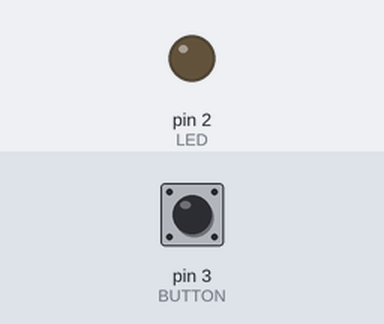
Bench run of a sketch on a simulated Arduino Uno, built with avr-gcc and run on an emulated ATmega328P. Parts: output pins drawn as LEDs (lit = HIGH). The inputs (shaded band) are chosen by the test bench; at power-on: pin 3 (BUTTON) HIGH. No radio packets arrive unless stated; what the sketch prints to the serial monitor is not drawn.

Above: at 1.2 s.
1.3 s: pin 3 (BUTTON) pulled LOW for 0.15 s
At 2.2 s:
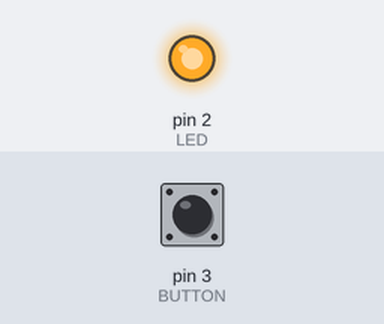
2.9 s: pin 3 (BUTTON) pulled LOW for 1 s
At 3.3 s:
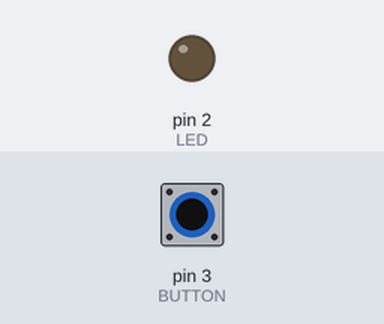
Timing chart, 0 to 5.9 s (numbered marks = the images above; inputs shaded):
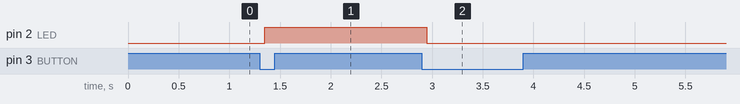

The sketch:

Transmitter_Code.ino
```cpp
//Transmitter Code

#include <SPI.h>
#include <nRF24L01.h>
#include <RF24.h>

RF24 radio(7, 8); // CE, CSN
const byte address[6] = "00001";

const int LED = 2;
const int BUTTON = 3;

bool TX_FLAG = false;

int count = 0;

bool buttonState = HIGH;       // debounced state
bool lastReading = HIGH;       // last raw reading
unsigned long lastDebounceTime = 0;
const unsigned long debounceDelay = 50;

unsigned long lastSendTime = 0;
const unsigned long sendInterval = 25;

void setup() {
  Serial.begin(9600);
  pinMode(LED, OUTPUT);
  pinMode(BUTTON, INPUT); // External pull-up assumed

  while (!radio.begin()) {
    Serial.println("NRF24L01 Not Connected");
    delay(1000);
  }

  Serial.println("Connected to NRF24L01");
  radio.openWritingPipe(address);
  radio.setPALevel(RF24_PA_MIN);
  radio.stopListening();
}

void loop() {
  bool reading = digitalRead(BUTTON);

  // Check for state change
  if (reading != lastReading) {
    lastDebounceTime = millis();
  }

  // If stable for debounceDelay time, accept the new state
  if ((millis() - lastDebounceTime) > debounceDelay) {
    if (reading != buttonState) {
      buttonState = reading;

      // On falling edge (press)
      if (buttonState == LOW) {
        TX_FLAG = !TX_FLAG;
        Serial.println(TX_FLAG ? "📡 Communication Started" : "🛑 Communication Stopped");
      }
    }
  }

  lastReading = reading;

   if (TX_FLAG) {
    digitalWrite(LED, HIGH);
    if (millis() - lastSendTime > sendInterval) {
      lastSendTime = millis();
      String text = String(count);
      radio.write(text.c_str(), text.length() + 1);
      Serial.println("Sent: " + text);
      count++;
    }
  } else {
    digitalWrite(LED, LOW);
    static unsigned long lastMsgTime = 0;
    if (millis() - lastMsgTime > 400) {
      Serial.println("Press Button to start communication");
      lastMsgTime = millis();
    }
  }
}
```

Measured:
- after the input at 1.3 s, pin 2 (LED): LOW → HIGH after 0.05 s
- after the input at 2.9 s, pin 2 (LED): HIGH → LOW after 0.05 s
